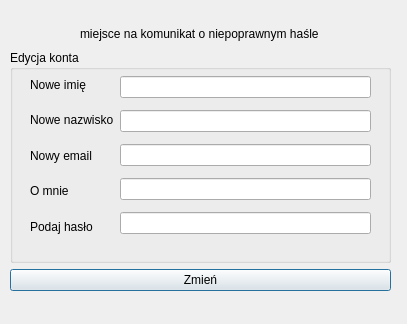
<?xml version="1.0" encoding="UTF-8"?>
<ui version="4.0">
 <class>edycja_konta_gracz</class>
 <widget class="QDialog" name="edycja_konta_gracz">
  <property name="geometry">
   <rect>
    <x>0</x>
    <y>0</y>
    <width>407</width>
    <height>324</height>
   </rect>
  </property>
  <property name="windowTitle">
   <string>Dialog</string>
  </property>
  <widget class="QWidget" name="layoutWidget">
   <property name="geometry">
    <rect>
     <x>10</x>
     <y>50</y>
     <width>381</width>
     <height>241</height>
    </rect>
   </property>
   <layout class="QVBoxLayout" name="verticalLayout_3">
    <item>
     <widget class="QGroupBox" name="groupBox">
      <property name="title">
       <string>Edycja konta</string>
      </property>
      <widget class="QWidget" name="layoutWidget_2">
       <property name="geometry">
        <rect>
         <x>20</x>
         <y>20</y>
         <width>341</width>
         <height>171</height>
        </rect>
       </property>
       <layout class="QHBoxLayout" name="horizontalLayout">
        <item>
         <layout class="QVBoxLayout" name="verticalLayout">
          <item>
           <widget class="QLabel" name="label_2">
            <property name="text">
             <string>Nowe imię</string>
            </property>
           </widget>
          </item>
          <item>
           <widget class="QLabel" name="label_3">
            <property name="text">
             <string>Nowe nazwisko</string>
            </property>
           </widget>
          </item>
          <item>
           <widget class="QLabel" name="label_5">
            <property name="text">
             <string>Nowy email</string>
            </property>
           </widget>
          </item>
          <item>
           <widget class="QLabel" name="label_4">
            <property name="text">
             <string>O mnie</string>
            </property>
           </widget>
          </item>
          <item>
           <widget class="QLabel" name="label_6">
            <property name="text">
             <string>Podaj hasło</string>
            </property>
           </widget>
          </item>
         </layout>
        </item>
        <item>
         <layout class="QVBoxLayout" name="verticalLayout_2">
          <item>
           <widget class="QLineEdit" name="lineEdit_4"/>
          </item>
          <item>
           <widget class="QLineEdit" name="lineEdit_5"/>
          </item>
          <item>
           <widget class="QLineEdit" name="lineEdit_3"/>
          </item>
          <item>
           <widget class="QLineEdit" name="lineEdit"/>
          </item>
          <item>
           <widget class="QLineEdit" name="lineEdit_2"/>
          </item>
         </layout>
        </item>
       </layout>
      </widget>
     </widget>
    </item>
    <item>
     <widget class="QPushButton" name="pushButton">
      <property name="text">
       <string>Zmień</string>
      </property>
     </widget>
    </item>
   </layout>
  </widget>
  <widget class="QLabel" name="label_7">
   <property name="geometry">
    <rect>
     <x>80</x>
     <y>20</y>
     <width>271</width>
     <height>28</height>
    </rect>
   </property>
   <property name="text">
    <string>miejsce na komunikat o niepoprawnym haśle</string>
   </property>
  </widget>
 </widget>
 <resources/>
 <connections/>
</ui>
